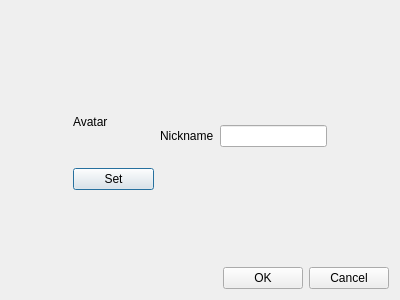
<?xml version="1.0" encoding="UTF-8"?>
<ui version="4.0">
 <class>AccountSetting</class>
 <widget class="QDialog" name="AccountSetting">
  <property name="geometry">
   <rect>
    <x>0</x>
    <y>0</y>
    <width>400</width>
    <height>300</height>
   </rect>
  </property>
  <property name="windowTitle">
   <string notr="true">Dialog</string>
  </property>
  <layout class="QVBoxLayout" name="verticalLayout_3">
   <item>
    <layout class="QHBoxLayout" name="horizontalLayout_4">
     <item>
      <spacer name="horizontalSpacer_2">
       <property name="orientation">
        <enum>Qt::Horizontal</enum>
       </property>
       <property name="sizeHint" stdset="0">
        <size>
         <width>40</width>
         <height>20</height>
        </size>
       </property>
      </spacer>
     </item>
     <item>
      <layout class="QVBoxLayout" name="verticalLayout_2" stretch="2,3,2">
       <item>
        <spacer name="verticalSpacer_2">
         <property name="orientation">
          <enum>Qt::Vertical</enum>
         </property>
         <property name="sizeHint" stdset="0">
          <size>
           <width>20</width>
           <height>40</height>
          </size>
         </property>
        </spacer>
       </item>
       <item>
        <layout class="QHBoxLayout" name="horizontalLayout_5" stretch="3,1,4">
         <item>
          <layout class="QVBoxLayout" name="verticalLayout" stretch="5,1">
           <item>
            <widget class="QLabel" name="avatar_label">
             <property name="text">
              <string notr="true">Avatar</string>
             </property>
            </widget>
           </item>
           <item>
            <widget class="QPushButton" name="set_avatar_btn">
             <property name="text">
              <string notr="true">Set</string>
             </property>
            </widget>
           </item>
          </layout>
         </item>
         <item>
          <widget class="QLabel" name="label_2">
           <property name="text">
            <string notr="true">Nickname</string>
           </property>
          </widget>
         </item>
         <item>
          <widget class="QLineEdit" name="nickname_editor"/>
         </item>
        </layout>
       </item>
       <item>
        <spacer name="verticalSpacer">
         <property name="orientation">
          <enum>Qt::Vertical</enum>
         </property>
         <property name="sizeHint" stdset="0">
          <size>
           <width>20</width>
           <height>40</height>
          </size>
         </property>
        </spacer>
       </item>
      </layout>
     </item>
     <item>
      <spacer name="horizontalSpacer_3">
       <property name="orientation">
        <enum>Qt::Horizontal</enum>
       </property>
       <property name="sizeHint" stdset="0">
        <size>
         <width>40</width>
         <height>20</height>
        </size>
       </property>
      </spacer>
     </item>
    </layout>
   </item>
   <item>
    <layout class="QHBoxLayout" name="horizontalLayout">
     <item>
      <spacer name="horizontalSpacer">
       <property name="orientation">
        <enum>Qt::Horizontal</enum>
       </property>
       <property name="sizeHint" stdset="0">
        <size>
         <width>40</width>
         <height>20</height>
        </size>
       </property>
      </spacer>
     </item>
     <item>
      <widget class="QPushButton" name="ok_btn">
       <property name="text">
        <string notr="true">OK</string>
       </property>
      </widget>
     </item>
     <item>
      <widget class="QPushButton" name="cancel_btn">
       <property name="text">
        <string notr="true">Cancel</string>
       </property>
      </widget>
     </item>
    </layout>
   </item>
  </layout>
 </widget>
 <resources/>
 <connections/>
</ui>
